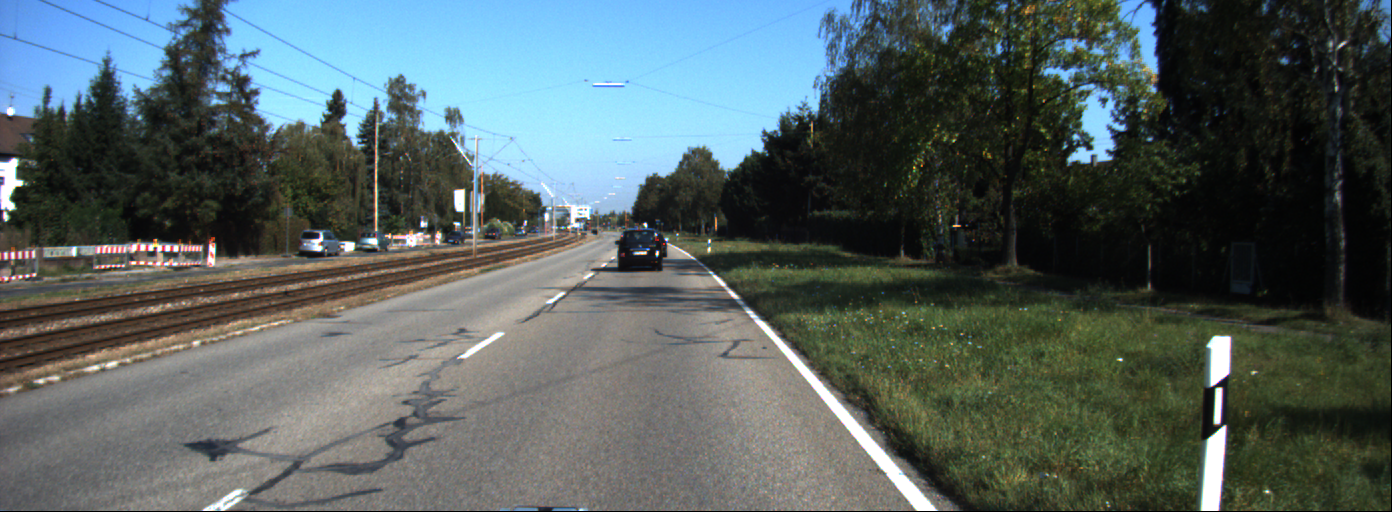
#> input picture data/data_1/data/0000000002.png, 1392 x 512 px, found by its file name
$ jupyter execute --allow-errors problem_2.ipynb
#> lines starting #> are read from the running program, lines starting #| are printed output that depends on the picture
[cell 1]
import cv2
import matplotlib.pyplot as plt
import numpy as np
import yaml

[cell 2]
filename = r'.\data\data_1\data\0000000002.png'
camera_file =  r'.\data\data_1\camera_params.yaml'
#> (the rest of this cell did not finish here and is left out)

[cell 3]
img = cv2.imread(filename)[250:]
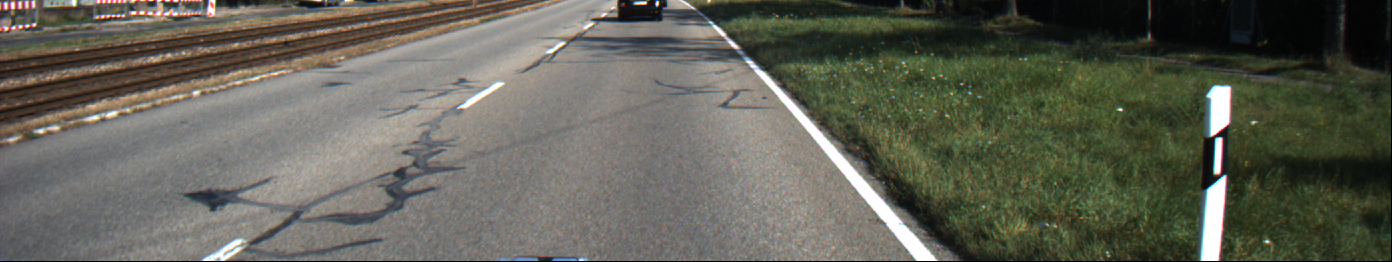
#> img: shape (262, 1392, 3); mean B, G, R 86, 97.3, 96.9
#> (the rest of this cell did not finish here and is left out)


$ run again, with data/data_1/data/0000000010.png copied over data/data_1/data/0000000002.png
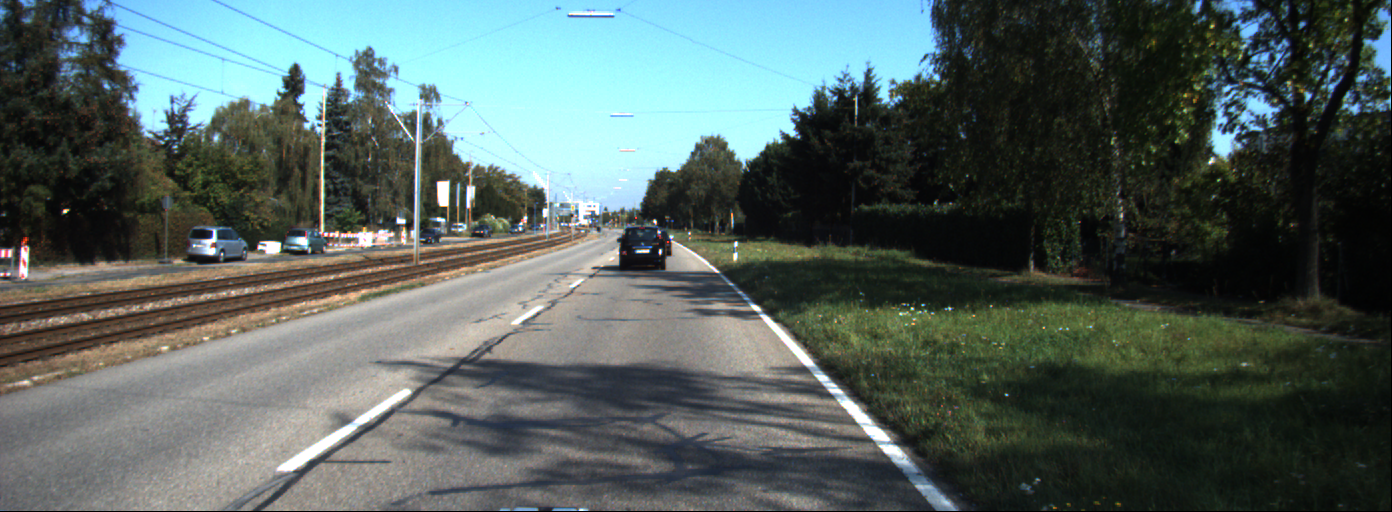
#> input picture data/data_1/data/0000000010.png, 1392 x 512 px, found by its file name
#> `img = cv2.imread(filename)[250:]`:
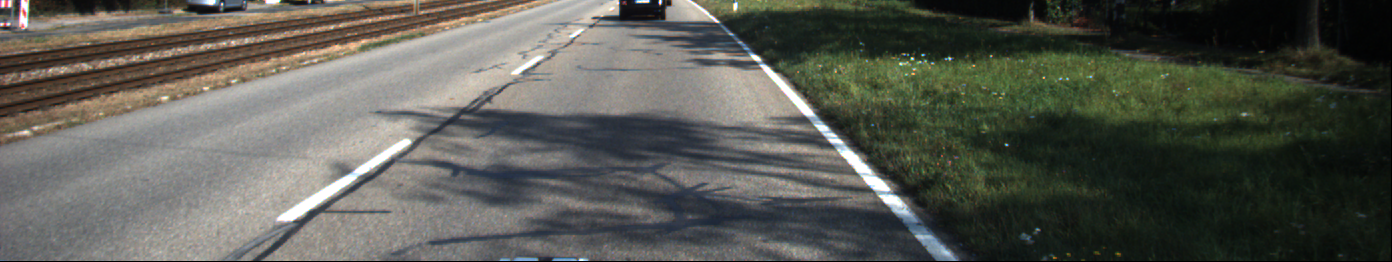
#> img: shape (262, 1392, 3); mean B, G, R 81.9, 89.5, 88.1

$ run again, with data/data_1/data/0000000016.png copied over data/data_1/data/0000000002.png
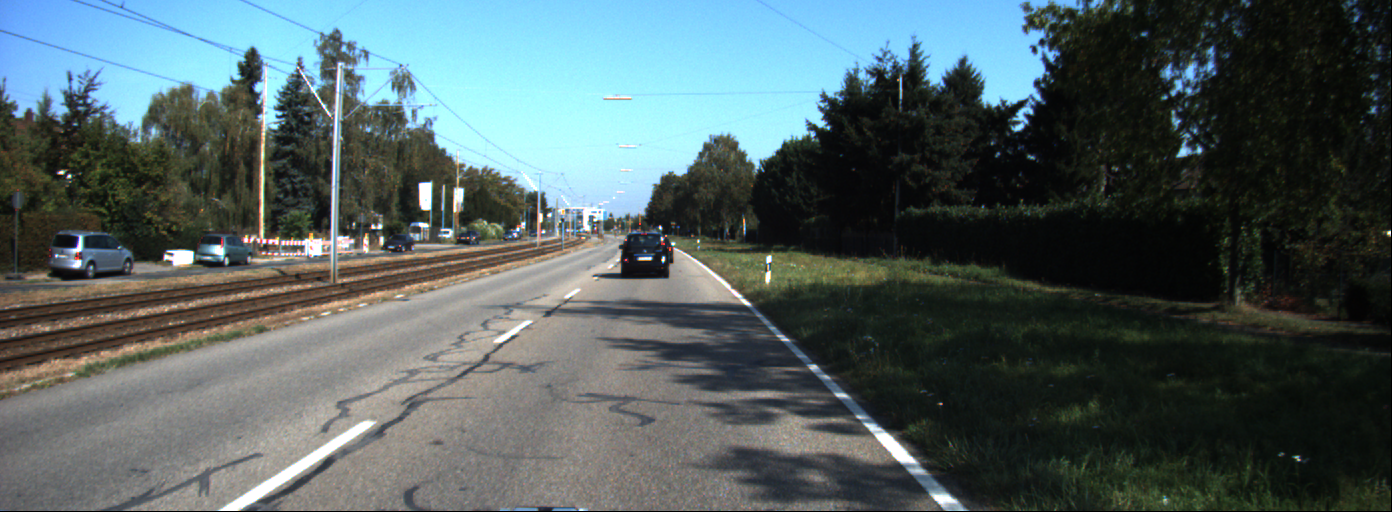
#> input picture data/data_1/data/0000000016.png, 1392 x 512 px, found by its file name
#> `img = cv2.imread(filename)[250:]`:
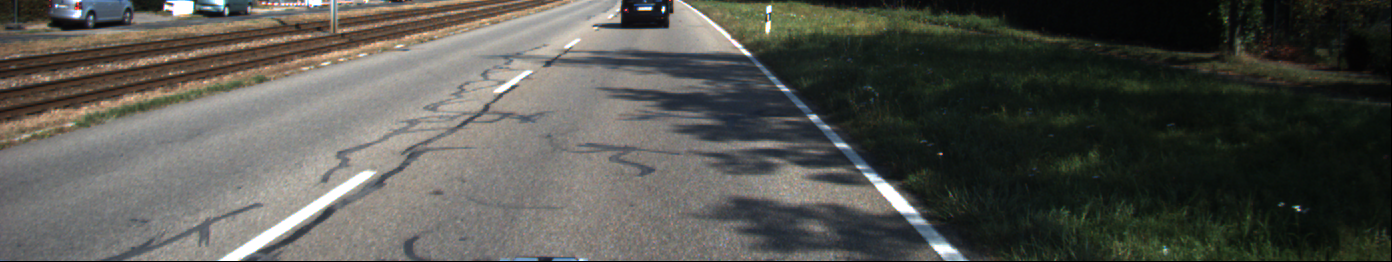
#> img: shape (262, 1392, 3); mean B, G, R 78.1, 83.8, 83.4
